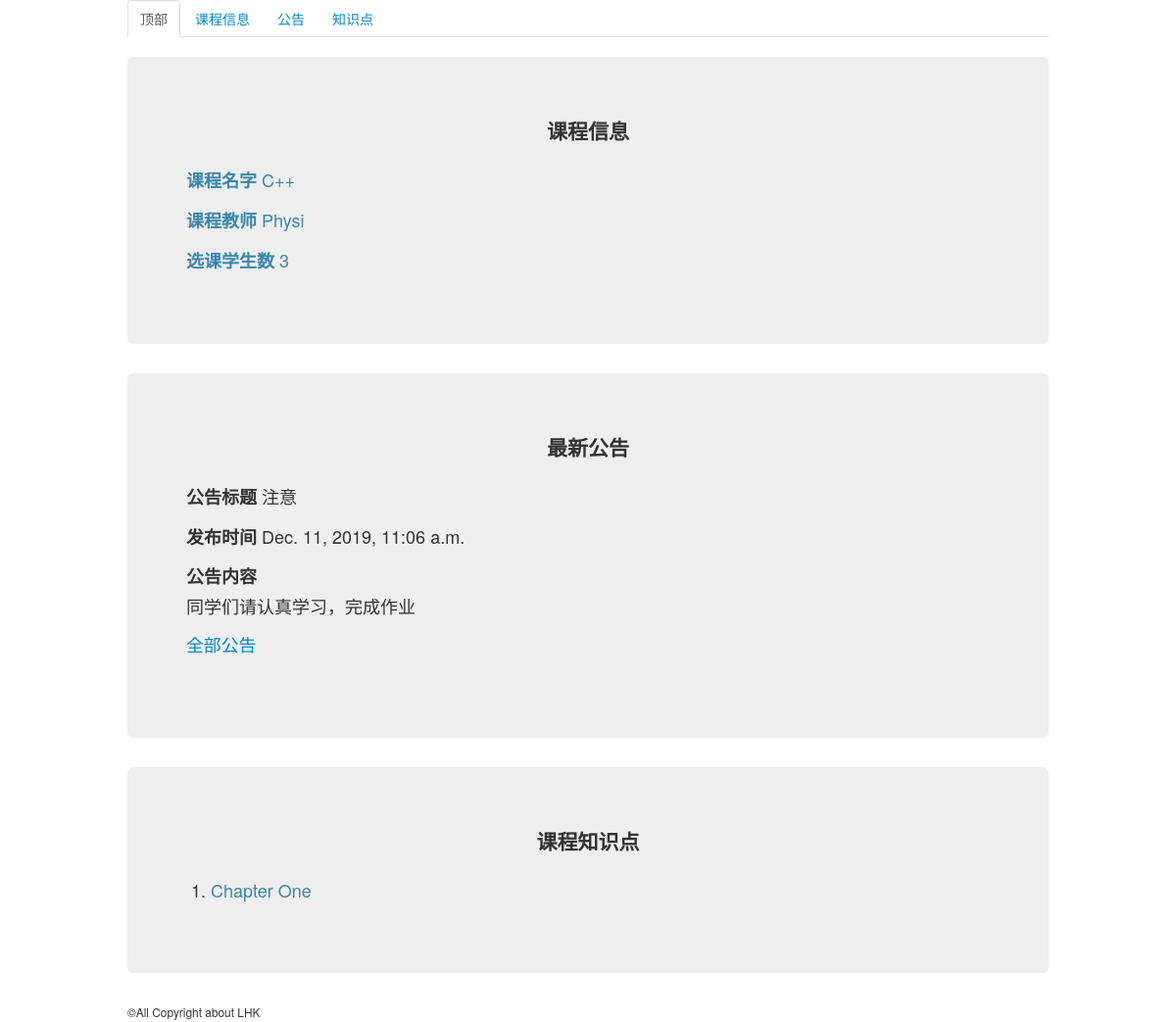
Page /Tapp/course/1/ on the committed database.
### Tapp/models.py (models this page shows, shortened)
class Course(models.Model):
    teacher = models.ForeignKey(Teacher,on_delete=models.CASCADE)
    students = models.ManyToManyField(Student)
    course_name =  models.CharField(max_length=50) # 课程名字
    course_id = models.CharField(max_length=20,unique=True) # 课程id 唯一 用于辨别课程
    course_starttime = models.DateTimeField("start time") # 课程开始时间
    course_endtime = models.DateTimeField("end time") # 课程结束时间
    course_stu_num = models.IntegerField(default=0) # 学生数

class Teacher(models.Model):
    teacher_name = models.CharField(max_length=20) # 教师名字
    teacher_id = models.CharField(max_length=15,unique=True) # 教师ID 唯一
    teacher_pwd = models.CharField(max_length=30) # 教师密码

class Announcement(models.Model): # 公告
    course = models.ForeignKey(Course,on_delete=models.CASCADE) # 绑定课程
    anno_title = models.CharField(max_length=50) # 标题
    anno_content = models.TextField(default="") # 内容
    anno_pubtime = models.DateTimeField() # 发布时间

class Knowledge(models.Model):
    course = models.ForeignKey(Course,on_delete=models.CASCADE)
    knowledge_name = models.CharField(max_length=30)

### Tapp/views.py (the view)
# urls.py: path('course/<int:pk>/',views.courseDetail,name='courseDetail'),
def courseDetail(request,pk): # 课程信息
    try:
        course = Course.objects.get(pk=pk) # 课程
        announcements = course.announcement_set.all() # 所有公告
        if announcements:
            announcement = announcements.reverse()[0]
        else:
            announcement = None
        knowledges = course.knowledge_set.all() # 知识点
        context = {
            "course":course,
            "announcement":announcement,
            "knowledges":knowledges
        }
        return render(request,'Tapp/courseDetail.html',context)
    except Exception:
        return Http404("No such course")

### Tapp/templates/Tapp/courseDetail.html (shortened to what this page needs)
<head>
    {% load static %}
    <link rel="stylesheet" href="{% static 'Tapp/css/bootstrap.css' %}">
</head>
<body>
    <div class="container">
    {% if course %}
    <ul class="nav nav-tabs">
        <li class="active">
          <a href="#">顶部</a>
        </li>
        <li><a href="#course_info">课程信息</a></li>
        <li><a href="#anno">公告</a></li>
        <li><a href="#knowledge">知识点</a></li>
      </ul>
    <div id="course_info" class="hero-unit">
        <p class="lead text-center"><strong>课程信息</strong></p>
        <p class="text-info"><strong>课程名字</strong>  {{ course.course_name }}</p>
        <p class="text-info"><strong>课程教师</strong>  {{ course.teacher.teacher_name }}</p>
        <p class="text-info"><strong>选课学生数</strong>  {{ course.course_stu_num }}</p>
    </div>
    <div id="anno" class="hero-unit">
        <p class="lead text-center"><strong>最新公告</strong></p>
        {% if announcement %}
        <fieldset>
            <p><strong>公告标题</strong> {{ announcement.anno_title }}</p>
            <p><strong>发布时间</strong>   {{ announcement.anno_pubtime }} </p>
            <p><strong>公告内容</strong><br> {{ announcement.anno_content }} </p>
            <p class="lead"><small><a href="{% url 'Tapp:announcements' course.id %}">全部公告</a></small></p>
        </fieldset>
        {% else %}
            <p class="lead"><small>暂无公告</small></p>
        {% endif %}
    </div>
    <div id="knowledge" class="hero-unit">
        {% if knowledges %}
            <p class="lead text-center"><strong>课程知识点</strong></p>
            <ol>
                {% for knowledge in knowledges %}
                    <li ><a href=" {% url 'Tapp:knowledgeDetail' knowledge.id %}" class="text-info">{{knowledge.knowledge_name}} </a></li>
                {% endfor %}
            </ol>
        {% else %}
            <p class="lead"><small>暂无知识点</small></p>
        {% endif %}
    </div>
    {% else %}
        <p>无此课程</p>
    {% endif %}
    </div>
</body>
<footer>
    <div class="container">
        <small>&COPY;All Copyright about LHK</small>
    </div>
</footer>

### rows in the picture
Course: course_name "C++", teacher.teacher_name "Physi", course_stu_num "3"
Announcement: anno_title "注意", anno_pubtime "Dec. 11, 2019, 11:06 a.m.", anno_content "同学们请认真学习，完成作业"
Knowledge: knowledge_name "Chapter One"
